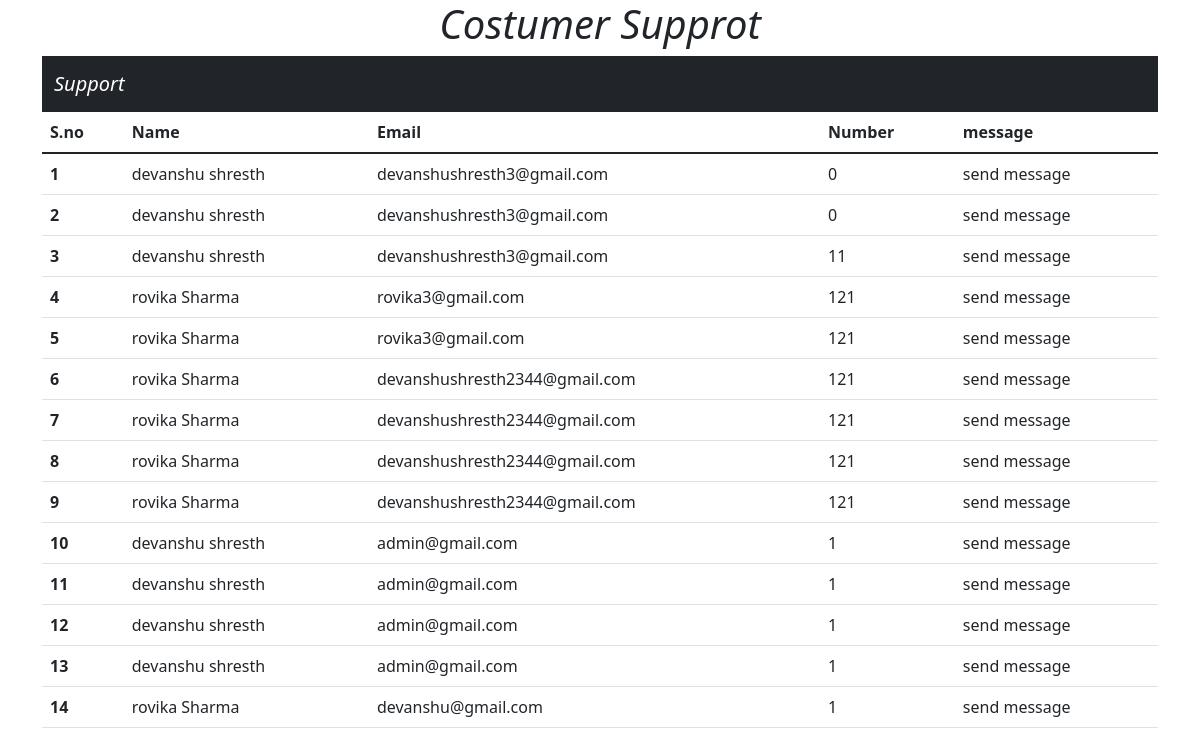
The page /problems on the database its author committed.
### app/models.py (models this page shows, shortened)
class Contact(models.Model):
    id = models.AutoField
    name = models.CharField(max_length=100)
    email = models.EmailField(max_length=100)
    number = models.IntegerField()
    message = models.CharField(max_length=100)

### app/views.py (the view)
# urls.py: path('problems',views.problems , name='problem'),
def problems(request,que_id=0):
    que = Contact.objects.all()
    if que_id:
        try:
            que_to_be_removed = Contact.objects.get(id=que_id)
            que_to_be_removed.delete()
        except:
            return HttpResponse("please give correct details")
    context = {
        'que':que
    }
    return render(request,'problems.html',context)

### app/templates/problems.html (shortened to what this page needs)
<!doctype html>
<html lang="en">
  <head>
    <link href="https://cdn.jsdelivr.net/npm/bootstrap@5.1.3/dist/css/bootstrap.min.css" rel="stylesheet">
  </head>
  <body>
    <h1 style="text-align:center"><i>Costumer Supprot</i></h1>
    <div class="container">
      <nav class="navbar navbar-expand-lg navbar-dark bg-dark">
        <div class="container-fluid">
          <a class="navbar-brand" href="#"><i>Support</i></a>
        </div>
      </nav>
    </div>
    <div class="container">
      <table class="table">
        <thead>
          <tr>
            <th scope="col">S.no</th>
            <th scope="col">Name</th>
            <th scope="col">Email</th>
            <th scope="col">Number</th>
            <th scope="col">message</th>
          </tr>
        </thead>
        <tbody>
          {% for Q in que %}
          <tr>
            <th scope="row">{{Q.id}}</th>
            <td>{{Q.name}}</td>
            <td>{{Q.email}}</td>
            <td>{{Q.number}}</td>
            <td>{{Q.message}}</td>
          </tr>
          {% endfor %}
        </tbody>
      </table>
    </div>
  </body>
</html>

### rows shown on the page
Contact: id "1", name "devanshu shresth", email "devanshushresth3@gmail.com", number "0", message "send message"
Contact: id "2", name "devanshu shresth", email "devanshushresth3@gmail.com", number "0", message "send message"
Contact: id "3", name "devanshu shresth", email "devanshushresth3@gmail.com", number "11", message "send message"
Contact: id "4", name "rovika Sharma", email "rovika3@gmail.com", number "121", message "send message"
Contact: id "5", name "rovika Sharma", email "rovika3@gmail.com", number "121", message "send message"
Contact: id "6", name "rovika Sharma", email "devanshushresth2344@gmail.com", number "121", message "send message"
Contact: id "7", name "rovika Sharma", email "devanshushresth2344@gmail.com", number "121", message "send message"
Contact: id "8", name "rovika Sharma", email "devanshushresth2344@gmail.com", number "121", message "send message"
Contact: id "9", name "rovika Sharma", email "devanshushresth2344@gmail.com", number "121", message "send message"
Contact: id "10", name "devanshu shresth", email "admin@gmail.com", number "1", message "send message"
Contact: id "11", name "devanshu shresth", email "admin@gmail.com", number "1", message "send message"
Contact: id "12", name "devanshu shresth", email "admin@gmail.com", number "1", message "send message"
Contact: id "13", name "devanshu shresth", email "admin@gmail.com", number "1", message "send message"
Contact: id "14", name "rovika Sharma", email "devanshu@gmail.com", number "1", message "send message"
